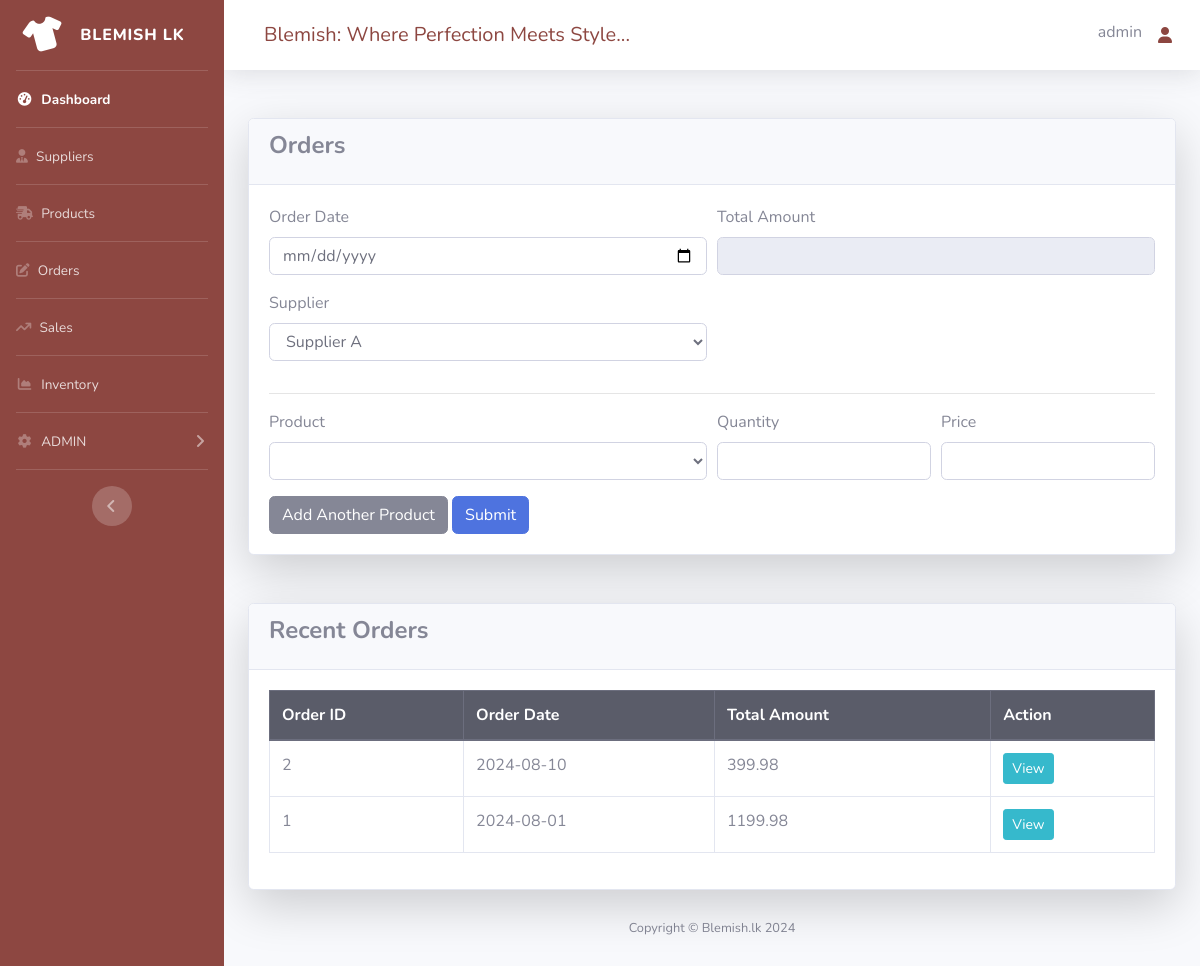
Page /orders-new.php (signed in) on the earlier database version.
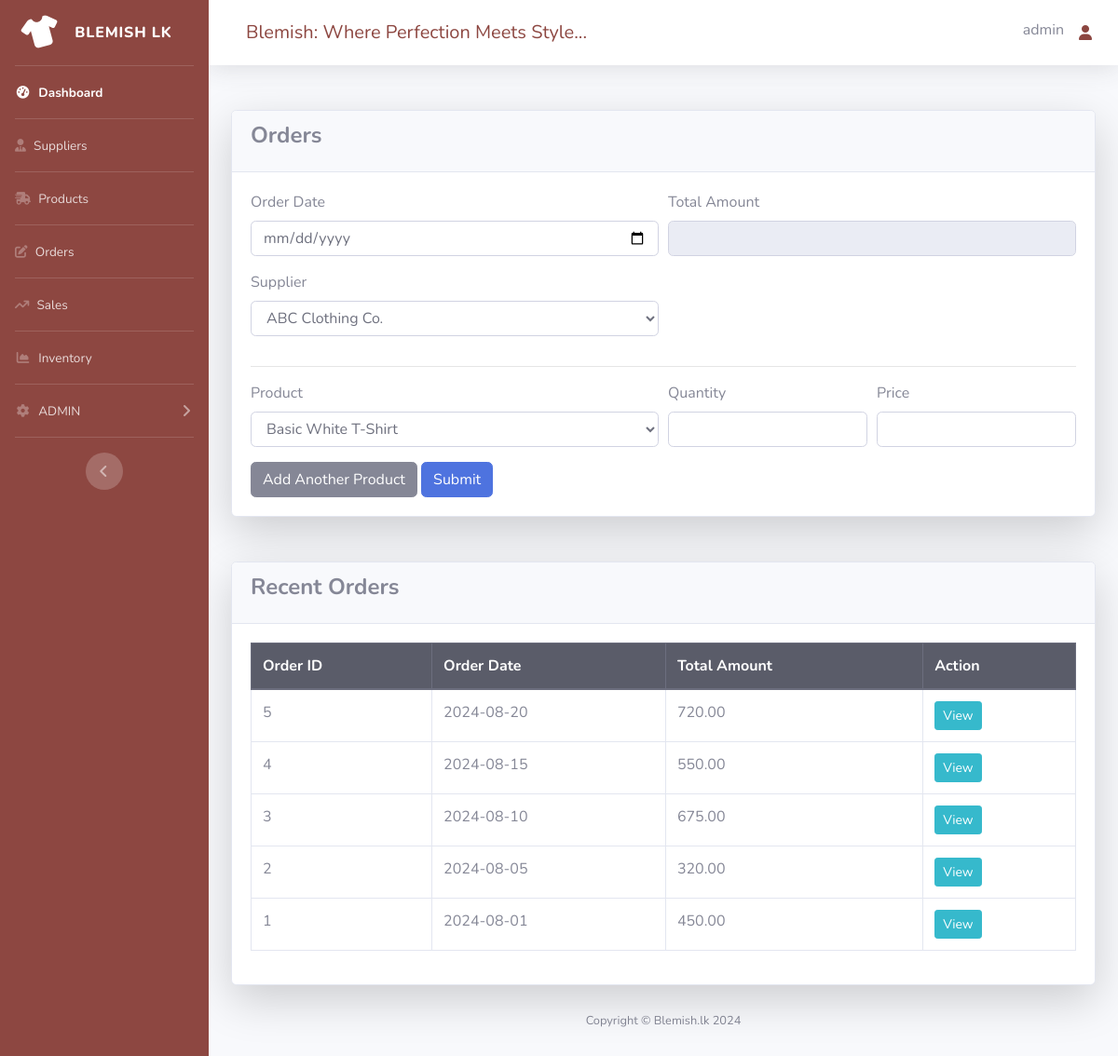
Same page on the later database version.
### tables this page shows
CREATE TABLE orders (
    order_id INT AUTO_INCREMENT PRIMARY KEY,
    order_date DATE NOT NULL,
    total_amount DECIMAL(10, 2) NOT NULL,
    supplier_id INT,
    FOREIGN KEY (supplier_id) REFERENCES supplier(id)
);

### orders-new.php (the view, shortened to what the changed rows need)
<?php
include_once('./dbcon.php');
function getProductsJson()
{
    global $con;
    $query = "SELECT product_id, product_name, sellPrice FROM product";
    $result = mysqli_query($con, $query);
    $products = [];
    while ($row = mysqli_fetch_assoc($result)) {
        $products[] = $row;
    }
    return json_encode($products);
}
?>
<?php
include_once('./includes/header.php');
include_once('./includes/navbar.php');
?>
<div class="container-fluid mt-5">
    <div class="row justify-content-center">
        <div class="col-md-12">
            <div class="card shadow-lg">
                <div class="card-body">
                    <form method="post" action="process_orders.php">
                        <div class="form-row">
                            <div class="form-group col-lg-6">
                                <label for="supplier-name-id">Supplier</label>
                                <select class="form-control" id="supplier-name-id" name="supplier-name-id" required>
                                    <?php
                                    $query = "SELECT id, name FROM supplier";
                                    $result = mysqli_query($con, $query);
                                    if ($result) {
                                        while ($row = mysqli_fetch_assoc($result)) {
                                            echo '<option value="' . htmlspecialchars($row['id']) . '">' . htmlspecialchars($row['name']) . '</option>';
                                        }
                                    } else {
                                        echo '<option value="">No suppliers available</option>';
                                    }
                                    ?>
                                </select>
                            </div>
                        </div>
                        <div id="products-container">
                            <div class="form-row">
                                <div class="form-group col-lg-6">
                                    <label for="product_id">Product</label>
                                    <select class="form-control" id="product_id" name="product_id[]" onchange="updatePrices()" required>
                                        <?php
                                        $products = json_decode(getProductsJson(), true);
                                        foreach ($products as $product) {
                                            echo "<option value='" . htmlspecialchars($product['product_id']) . "' data-price='" . htmlspecialchars($product['sellPrice']) . "'>" . htmlspecialchars($product['product_name']) . "</option>";
                                        }
                                        ?>
                                    </select>
                                </div>
                            </div>
                        </div>
                    </form>
                </div>
            </div>
        </div>
    </div>
</div>
<div class="container-fluid mt-5">
    <div class="row justify-content-center">
        <div class="col-md-12">
            <div class="card shadow-lg">
                <div class="card-body">
                    <table class="table table-bordered table-hover">
                        <thead class="thead-dark">
                            <tr>
                                <th>Order ID</th>
                                <th>Order Date</th>
                                <th>Total Amount</th>
                                <th>Action</th>
                            </tr>
                        </thead>
                        <tbody>
                            <?php
                            if ($con) {
                                $query = "SELECT order_id, order_date, total_amount FROM orders ORDER BY order_date DESC LIMIT 10";
                                $result = mysqli_query($con, $query);
                                if (mysqli_num_rows($result) > 0) {
                                    while ($row = mysqli_fetch_assoc($result)) {
                                        echo "<tr>";
                                        echo "<td class='order_id_cls'>" . htmlspecialchars($row['order_id']) . "</td>";
                                        echo "<td>" . htmlspecialchars($row['order_date']) . "</td>";
                                        echo "<td>" . htmlspecialchars($row['total_amount']) . "</td>";
                                        echo "<td><button type='button' data-toggle='modal' data-target='#viewOrderModal' class='btn btn-info btn-sm view_data' data-order-id='" . htmlspecialchars($row['order_id']) . "'>View</button></td>";
                                        echo "</tr>";
                                    }
                                } else {
                                    echo "<tr><td colspan='4' class='text-center'>No recent orders found</td></tr>";
                                }
                            } else {
                                echo "<tr><td colspan='4' class='text-center'>Connection error</td></tr>";
                            }
                            ?>
                        </tbody>
                    </table>
                </div>
            </div>
        </div>
    </div>
</div>
<?php
include_once('./includes/footer.php');
?>

Differences in the rows shown:
added orders: order_id "5", order_date "2024-08-20", total_amount "720.00"
added orders: order_id "4", order_date "2024-08-15", total_amount "550.00"
added orders: order_id "3", order_date "2024-08-10", total_amount "675.00"
changed orders id 2: order_date "2024-08-10" → "2024-08-05"; total_amount "399.98" → "320.00"
changed orders id 1: total_amount "1199.98" → "450.00"
Other differences:
form field supplier-name-id: "Supplier A" → "ABC Clothing Co."
form field value: (not shown) → "Basic White T-Shirt"
